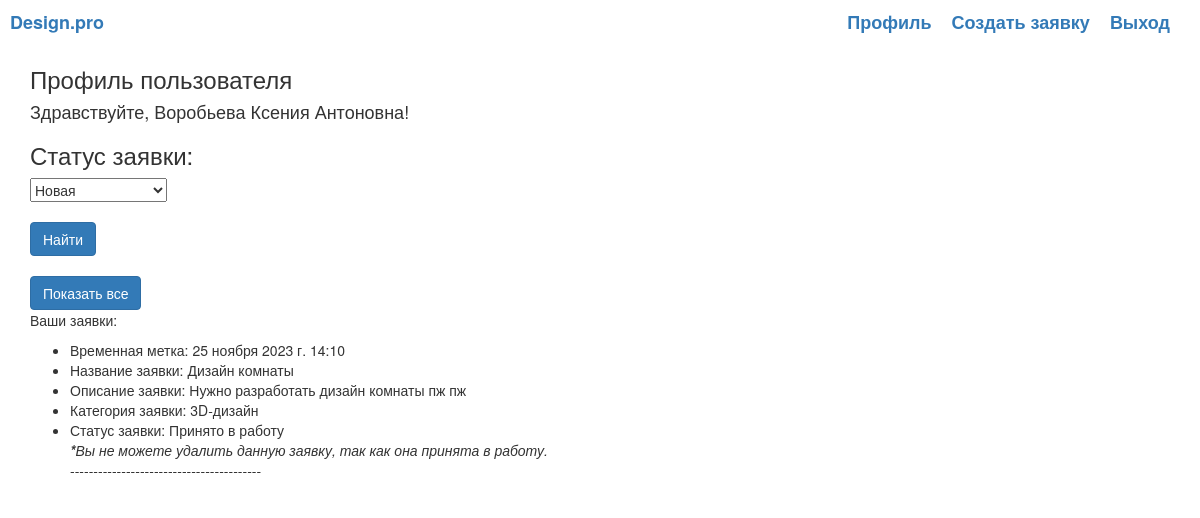
Screenshot of /cabinet/profile/ (signed in) with the database file from the repository.
### cabinet/models.py (models this page shows, shortened)
class Application(models.Model):
    STATUS_CHOICES = [
        ('Н', 'Новая'),
        ('П', 'Принято в работу'),
        ('В', 'Выполнено')
    ]
    created = models.DateTimeField(auto_now_add=True, verbose_name='Временная метка заявки')
    title = models.CharField(max_length=255, verbose_name='Название заявки')
    description = models.TextField(verbose_name='Описание заявки')
    category = models.ForeignKey(Category, on_delete=models.CASCADE, verbose_name='Категория заявки')
    status = models.CharField(max_length=20, choices=STATUS_CHOICES, default=STATUS_CHOICES[0][0], verbose_name='Статус заявки')
    image = models.ImageField(upload_to='images/', verbose_name='Фото помещения или план заявки')
    applicant = models.ForeignKey(User, on_delete=models.CASCADE, verbose_name='Заявитель')
    image_done = models.ImageField(upload_to='images_done/', blank=True, verbose_name='Созданный дизайн')
    comment = models.TextField(blank=True, verbose_name='Комментарий')

class Category(models.Model):
    title = models.CharField(max_length=255, verbose_name='Название категории')
    def __str__(self):
        return self.title

### cabinet/views.py (the view)
# urls.py: path('profile/', ProfileView.as_view(template_name="profile.html"), name="profile"),
class ProfileView(TemplateView, LoginRequiredMixin):
    def get(self, request, *args, **kwargs):
        applications = Application.objects.filter(applicant=request.user).order_by('-created')
        context = {'application_list': applications}
        return render(request, self.template_name, context)

### cabinet/templates/profile.html (shortened to what this page needs)
{% extends "base.html" %}
{% block content %}
<h3>Профиль пользователя</h3>
<h4>Здравствуйте, {{ request.user.first_name }}!</h4>
<form action="{% url 'profile-filter' %}" method="get" name="filter">
  <h3>Статус заявки:</h3>
    <div>
        <select name="status">
            <option value="Н">Новая</option>
        </select>
    </div>
    <br>
    <button type="submit" class="btn btn-primary">Найти</button>
</form>
<br>
<a href="{% url 'profile' %}" class="btn btn-primary">Показать все</a>
<br>
<p>Ваши заявки:</p>
<ul>
    {% for application in application_list %}
      <li>Временная метка: {{ application.created }}</li>
      <li>Название заявки: {{ application.title }}</li>
      <li>Описание заявки: {{ application.description }}</li>
      <li>Категория заявки: {{ application.category }}</li>
      <li>Статус заявки: {{ application.get_status_display }}</li>
        {% if application.status == 'Н' %}
            <a href="{% url 'application_delete' pk=application.id %}" class="btn btn-primary">Удалить заявку</a>
        {% elif application.status == 'П' %}
		    <span class="invalid-feedback"><i><strong>*</strong>Вы не можете удалить данную заявку, так как она принята в работу.</i></span>
        {% elif application.status == 'В' %}
		    <span class="invalid-feedback"><i><strong>*</strong>Вы не можете удалить данную заявку, так как она выполнена.</i></span>
        {% endif %}
      <p>-----------------------------------------</p>
    {% endfor %}
</ul>
{% endblock %}

### rows the page displays
Application: created "25 ноября 2023 г. 14:10", title "Дизайн комнаты", description "Нужно разработать дизайн комнаты пж пж", category "3D-дизайн", status "Принято в работу", shows "Вы не можете удалить данную заявку, так как она принята в работу."

### other values shown
{{ request.user.first_name }} "Воробьева Ксения Антоновна"
